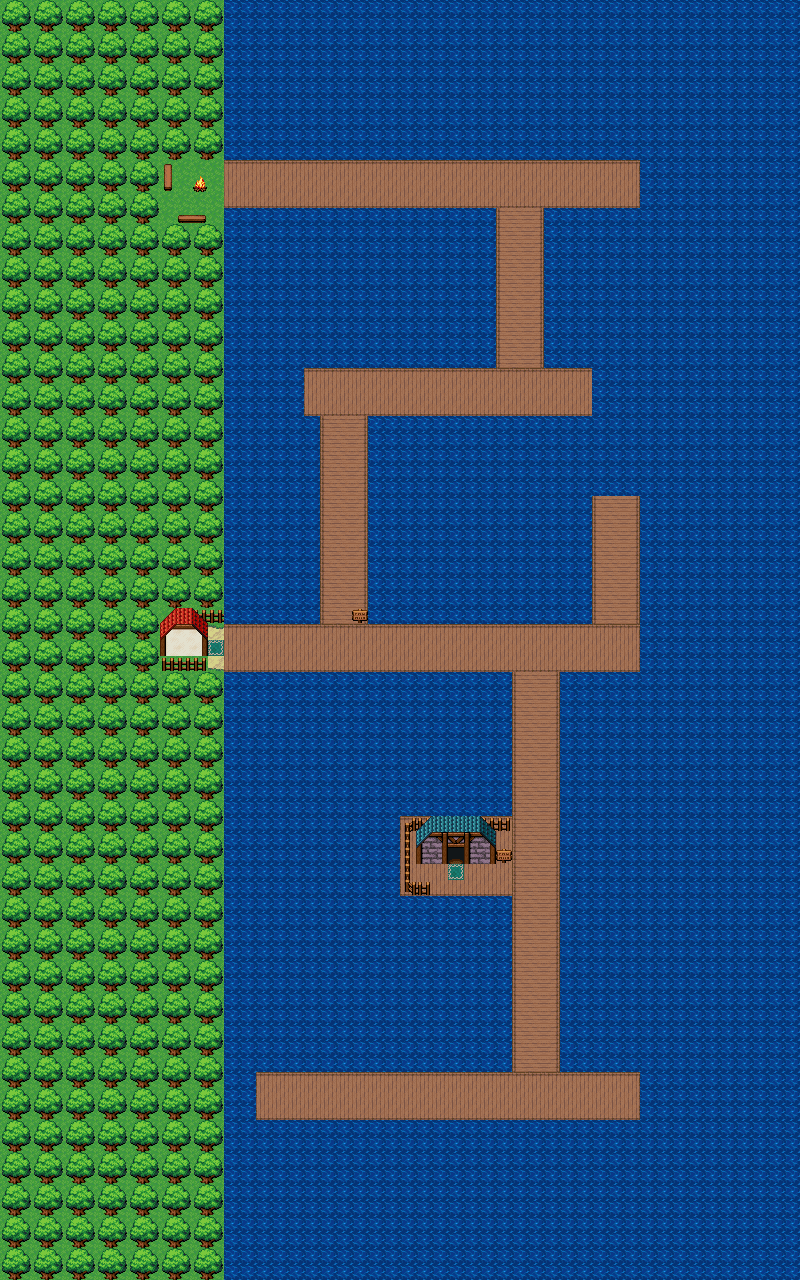

Rendered tile map (Tiled .tmx) drawn with the repository's tilesets; below, a short description and the map source with its tile grids summarised:
An orthogonal 50x80 tile map with 16x16 px tiles, 3 tile layers (ground, obstacles, obstacles2), 2 tilesets and 10 objects.

<map version="1.10" tiledversion="1.11.0" orientation="orthogonal" renderorder="right-down" width="50" height="80" tilewidth="16" tileheight="16" infinite="0" nextlayerid="6" nextobjectid="11">
 <tileset firstgid="1" source="../tilesets/worldtiles/exterior.tsx" />
 <tileset firstgid="481" source="../tilesets/worldtiles/interior.tsx" />
 <layer id="1" name="ground" width="50" height="80">
  <data>[4000 cells, 1605 non-empty, 17 distinct tile ids]</data>
 </layer>
 <layer id="2" name="obstacles" width="50" height="80">
  <data>[4000 cells, 3524 non-empty, 31 distinct tile ids]</data>
 </layer>
 <layer id="3" name="obstacles2" width="50" height="80">
  <data>[4000 cells, 7 non-empty, 7 distinct tile ids]</data>
 </layer>
 <objectgroup id="4" name="teleport">
  <object id="1" x="208" y="640" width="16" height="16">
   <properties>
    <property name="nextWorldMapName" value="passage_horizontal_east.tmx" />
    <property name="nextWorldMapTileX" type="int" value="19" />
    <property name="nextWorldMapTileY" type="int" value="14" />
    <property name="whenKeyPressed" value="PlayerInputKeyLeft" />
   </properties>
  </object>
  <object id="2" x="448" y="848" width="16" height="16">
   <properties>
    <property name="nextWorldMapName" value="house_tiny.tmx" />
    <property name="nextWorldMapTileX" type="int" value="14" />
    <property name="nextWorldMapTileY" type="int" value="17" />
    <property name="whenKeyPressed" value="PlayerInputKeyUp" />
   </properties>
  </object>
 </objectgroup>
 <objectgroup id="5" name="enemies">
  <object id="3" x="256" y="624" width="16" height="16">
   <properties>
    <property name="spriteSheetImageName" value="orcs_1.png" />
   </properties>
  </object>
  <object id="4" x="480" y="624" width="16" height="16">
   <properties>
    <property name="spriteSheetImageName" value="orcs_1.png" />
   </properties>
  </object>
  <object id="5" x="544" y="848" width="16" height="16">
   <properties>
    <property name="spriteSheetImageName" value="orcs_1.png" />
   </properties>
  </object>
  <object id="6" x="576" y="624" width="16" height="16">
   <properties>
    <property name="spriteSheetImageName" value="orcs_1.png" />
   </properties>
  </object>
  <object id="7" x="400" y="368" width="16" height="16">
   <properties>
    <property name="spriteSheetImageName" value="orcs_1.png" />
   </properties>
  </object>
  <object id="8" x="528" y="240" width="16" height="16">
   <properties>
    <property name="spriteSheetImageName" value="orcs_1.png" />
   </properties>
  </object>
  <object id="9" x="480" y="160" width="16" height="16">
   <properties>
    <property name="spriteSheetImageName" value="orcs_1.png" />
   </properties>
  </object>
  <object id="10" x="496" y="1072" width="16" height="16">
   <properties>
    <property name="spriteSheetImageName" value="orcs_1.png" />
   </properties>
  </object>
 </objectgroup>
</map>